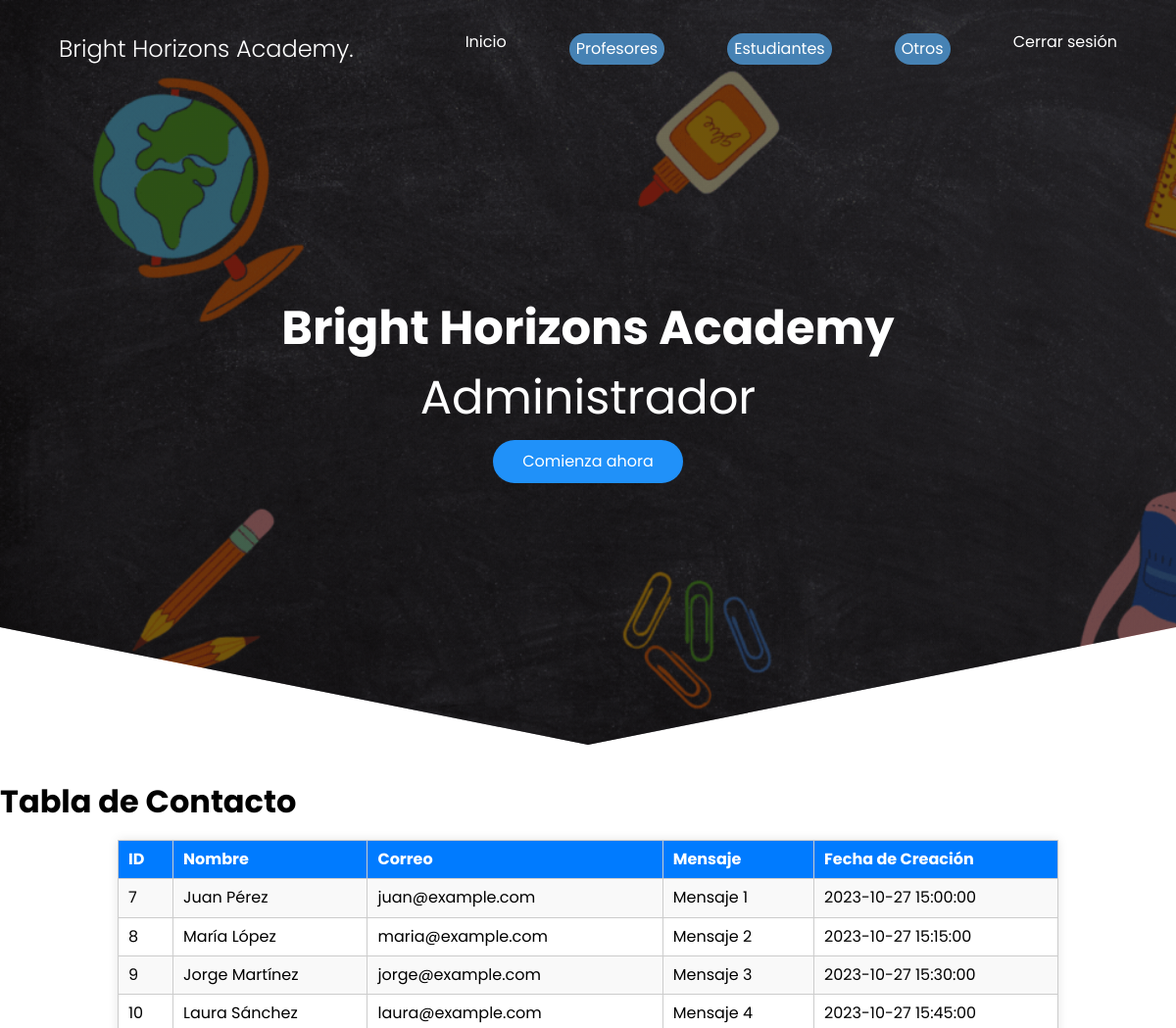
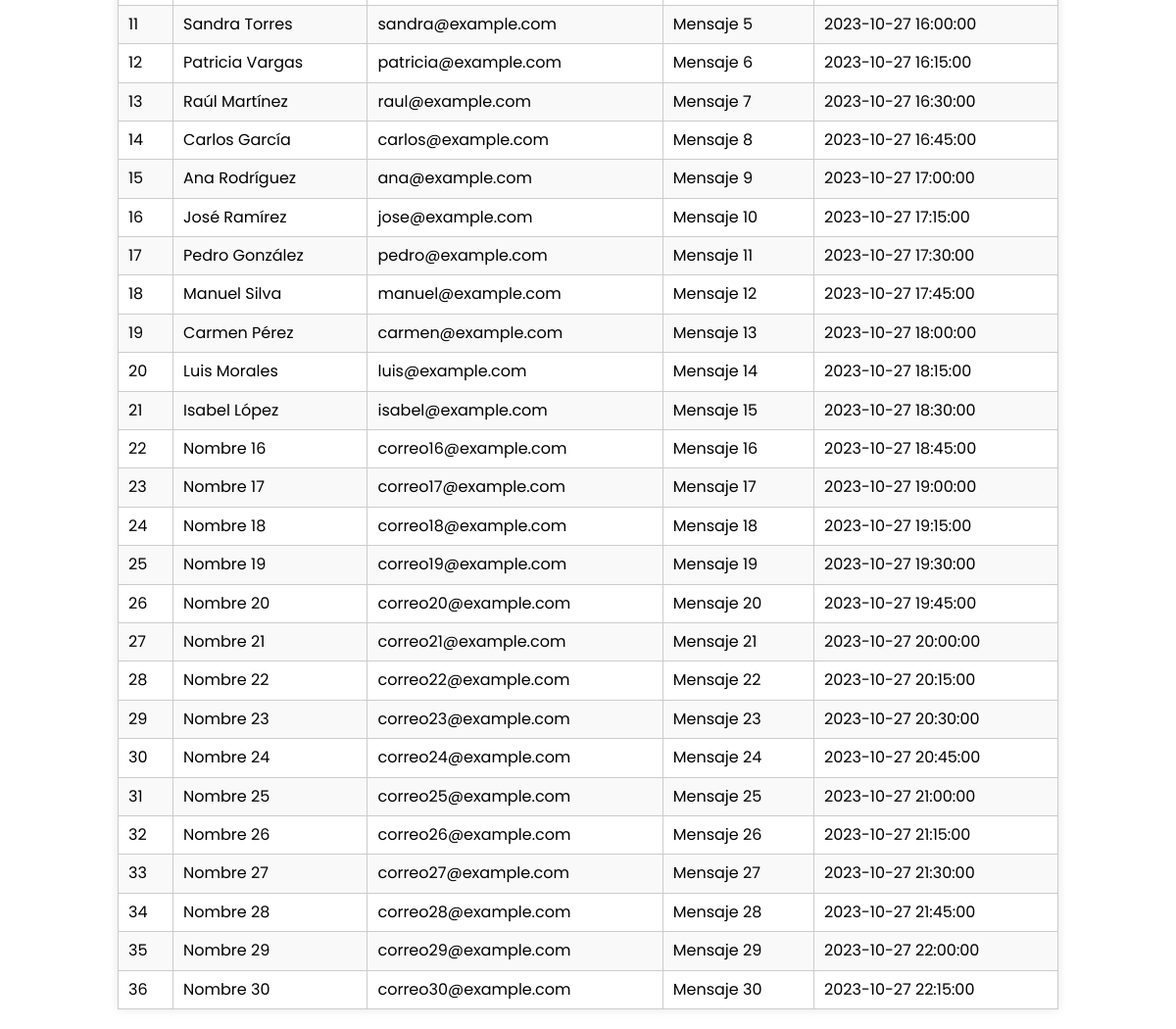
Screenshot of /view/comentario.php (signed in) with the database file from the repository (2 pictures, top to bottom).
### tables this page shows
CREATE TABLE IF NOT EXISTS `tabla_contacto` (
  `id` int NOT NULL AUTO_INCREMENT,
  `nombre` varchar(100) NOT NULL,
  `correo` varchar(100) NOT NULL,
  `mensaje` text NOT NULL,
  `fecha_creacion` timestamp NOT NULL DEFAULT CURRENT_TIMESTAMP,
  PRIMARY KEY (`id`)
);

### view/comentario.php (the view, shortened to what this page needs)
<?php
require_once '../models/conexionbiblio.php';
$sql = "SELECT * FROM tabla_contacto";
$result = $conn->query($sql);
?>
<!DOCTYPE html>
<html lang="es">
<head>
    <link rel="stylesheet" href="../resources/css/style.css">
    <link rel="stylesheet" href="../resources/css/normalize.css">
    <link rel="stylesheet" href="../resources/css/style2.css">
    <link rel="stylesheet" type="text/css" href="../resources/css/comentariosadmin.css">
</head>
<body>
    <header class="hero">
        <nav class="nav container">
            <div class="nav__logo">
                <h2 class="nav__title">Bright Horizons Academy.</h2>
            </div>
            <ul class="nav__link nav__link--menu">
                <li class="nav__items">
                    <a href="admin.php" class="nav__links">Inicio</a>
                </li>
                <li class="option">
                    <a><button class="nav__dropdown-toggle">Profesores</button></a>
                </li>
                <li class="option">
                    <a><button class="nav__dropdown-toggle2">Estudiantes</button></a>
                </li>
                <li class="option">
                    <a><button class="nav__dropdown-toggle3">Otros</button></a>
                </li>
                <li class="nav__items">
                    <a href="login.html" class="nav__links">Cerrar sesión</a>
                </li>
            </ul>
        </nav>
        <section class="hero__container container">
            <h1 class="hero__title">Bright Horizons Academy</h1>
            <p class="hero__title">Administrador</p>
            <a href="#" class="cta">Comienza ahora</a>
        </section>
    </header>
    <h1>Tabla de Contacto</h1>
    <table class="tabla-contacto">
        <tr>
            <th>ID</th>
            <th>Nombre</th>
            <th>Correo</th>
            <th>Mensaje</th>
            <th>Fecha de Creación</th>
        </tr>
        <?php
        if ($result->num_rows > 0) {
            while ($row = $result->fetch_assoc()) {
                echo "<tr>";
                echo "<td>" . $row["id"] . "</td>";
                echo "<td>" . $row["nombre"] . "</td>";
                echo "<td>" . $row["correo"] . "</td>";
                echo "<td class='mensaje'>" . $row["mensaje"] . "</td>";
                echo "<td>" . $row["fecha_creacion"] . "</td>";
                echo "</tr>";
            }
        } else {
            echo "No se encontraron datos en la tabla.";
        }
        ?>
    </table>
</body>
</html>

### resources/css/style.css (style rules this page uses)
:root { --padding-container: 100px 0; --color-title: #001A49; }
body { font-family: 'Poppins', sans-serif; }
.container { width: 90%; max-width: 1200px; margin: 0 auto; overflow: hidden; padding: var(--padding-container); }
.hero { width: 100%; height: 100vh; min-height: 600px; max-height: 800px; position: relative; display: grid; grid-template-rows: 100px 1fr; color: #fff; }
.hero::before { content: ""; position: absolute; top: 0; left: 0; width: 100%; height: 100%; background-image: linear-gradient(180deg, #0000008c 0%, #0000008c 100%), url('../img/fondohead.gif'); background-size: cover; clip-path: polygon(0 0, 100% 0, 100% 80%, 50% 95%, 0 80%); z-index: -1; }
.nav { --padding-container: 0; height: 100%; display: flex; align-items: center; }
.nav__title { font-weight: 300; }
.nav__link { margin-left: auto; padding: 0; display: flex; gap: 4em; }
.nav__items { list-style: none; text-align: center; }
.option { list-style: none; text-align: justify; }
.nav__links { color: #fff; text-decoration: none; position: relative; }
.nav__links::after { content: ""; position: absolute; bottom: -2px; height: 2px; width: 100%; left: 0; background-color: #ffffff; transition: 0.3s; transition-timing-function: ease-in-out; transform: scaleX(0); }
.nav__dropdown-toggle { border-radius: 16px; border: #ffffff91; background-color: #4682B4; padding: 7px; cursor: pointer; position: relative; }
.nav__dropdown-toggle:before { content:""; position: absolute; top: 0px; left: 0px; width: 0px; height: 100%; background: rgba(255, 255, 255, 0.144); transition: all 1s ease; border-radius: 14px; }
.nav__dropdown-toggle2 { border-radius: 16px; border: #ffffff91; background-color: #4682B4; padding: 7px; cursor: pointer; position: relative; }
.nav__dropdown-toggle2:before { content:""; position: absolute; top: 0px; left: 0px; width: 0px; height: 100%; background: rgba(255, 255, 255, 0.144); transition: all 1s ease; border-radius: 14px; }
.nav__dropdown-toggle3 { border-radius: 16px; border: #ffffff91; background-color: #4682B4; padding: 7px; cursor: pointer; position: relative; }
.nav__dropdown-toggle3:before { content:""; position: absolute; top: 0px; left: 0px; width: 0px; height: 100%; background: rgba(255, 255, 255, 0.144); transition: all 1s ease; border-radius: 14px; }
.hero__container { max-width: 800px; --padding-container: 0; display: grid; grid-auto-rows: max-content; align-content: center; gap: 1em; padding-bottom: 100px; text-align: center; }
.hero__title { color: white; font-size: 3rem; }
.cta { display: inline-block; background-color: #2091F9; justify-self: center; color: #fff; text-decoration: none; padding: 13px 30px; border-radius: 32px; }
table { width: 100%; border-collapse: collapse; margin-bottom: 20px; }
table, th, td { border: 1px solid #ccc; padding: 10px; text-align: left; }
th { background-color: #f2f2f2; color: #333; font-weight: bold; }

### resources/css/style2.css (style rules this page uses)
* { font-family: 'Poppins', sans-serif; }
button { padding: 10px 15px; background-color: #007bff; color: #fff; border: none; border-radius: 5px; cursor: pointer; transition: background-color 0.3s ease; }

### resources/css/comentariosadmin.css (style rules this page uses)
.tabla-contacto { width: 80%; margin: 20px auto; border-collapse: collapse; background-color: #fff; box-shadow: 0 0 10px rgba(0, 0, 0, 0.1); }
.tabla-contacto th, .tabla-contacto td { padding: 10px; border: 1px solid #ccc; }
.tabla-contacto th { background-color: #007BFF; color: #fff; font-weight: bold; }
.tabla-contacto tr:nth-child(even) { background-color: #f9f9f9; }
.tabla-contacto .mensaje { max-height: 100px; overflow-y: auto; word-wrap: break-word; }

### rows the page displays
tabla_contacto: id "7", nombre "Juan Pérez", correo "juan@example.com", mensaje "Mensaje 1", fecha_creacion "2023-10-27 15:00:00"
tabla_contacto: id "8", nombre "María López", correo "maria@example.com", mensaje "Mensaje 2", fecha_creacion "2023-10-27 15:15:00"
tabla_contacto: id "9", nombre "Jorge Martínez", correo "jorge@example.com", mensaje "Mensaje 3", fecha_creacion "2023-10-27 15:30:00"
tabla_contacto: id "10", nombre "Laura Sánchez", correo "laura@example.com", mensaje "Mensaje 4", fecha_creacion "2023-10-27 15:45:00"
tabla_contacto: id "11", nombre "Sandra Torres", correo "sandra@example.com", mensaje "Mensaje 5", fecha_creacion "2023-10-27 16:00:00"
tabla_contacto: id "12", nombre "Patricia Vargas", correo "patricia@example.com", mensaje "Mensaje 6", fecha_creacion "2023-10-27 16:15:00"
tabla_contacto: id "13", nombre "Raúl Martínez", correo "raul@example.com", mensaje "Mensaje 7", fecha_creacion "2023-10-27 16:30:00"
tabla_contacto: id "14", nombre "Carlos García", correo "carlos@example.com", mensaje "Mensaje 8", fecha_creacion "2023-10-27 16:45:00"
tabla_contacto: id "15", nombre "Ana Rodríguez", correo "ana@example.com", mensaje "Mensaje 9", fecha_creacion "2023-10-27 17:00:00"
tabla_contacto: id "16", nombre "José Ramírez", correo "jose@example.com", mensaje "Mensaje 10", fecha_creacion "2023-10-27 17:15:00"
tabla_contacto: id "17", nombre "Pedro González", correo "pedro@example.com", mensaje "Mensaje 11", fecha_creacion "2023-10-27 17:30:00"
tabla_contacto: id "18", nombre "Manuel Silva", correo "manuel@example.com", mensaje "Mensaje 12", fecha_creacion "2023-10-27 17:45:00"
tabla_contacto: id "19", nombre "Carmen Pérez", correo "carmen@example.com", mensaje "Mensaje 13", fecha_creacion "2023-10-27 18:00:00"
tabla_contacto: id "20", nombre "Luis Morales", correo "luis@example.com", mensaje "Mensaje 14", fecha_creacion "2023-10-27 18:15:00"
tabla_contacto: id "21", nombre "Isabel López", correo "isabel@example.com", mensaje "Mensaje 15", fecha_creacion "2023-10-27 18:30:00"
tabla_contacto: id "22", nombre "Nombre 16", correo "correo16@example.com", mensaje "Mensaje 16", fecha_creacion "2023-10-27 18:45:00"
tabla_contacto: id "23", nombre "Nombre 17", correo "correo17@example.com", mensaje "Mensaje 17", fecha_creacion "2023-10-27 19:00:00"
tabla_contacto: id "24", nombre "Nombre 18", correo "correo18@example.com", mensaje "Mensaje 18", fecha_creacion "2023-10-27 19:15:00"
tabla_contacto: id "25", nombre "Nombre 19", correo "correo19@example.com", mensaje "Mensaje 19", fecha_creacion "2023-10-27 19:30:00"
tabla_contacto: id "26", nombre "Nombre 20", correo "correo20@example.com", mensaje "Mensaje 20", fecha_creacion "2023-10-27 19:45:00"
tabla_contacto: id "27", nombre "Nombre 21", correo "correo21@example.com", mensaje "Mensaje 21", fecha_creacion "2023-10-27 20:00:00"
tabla_contacto: id "28", nombre "Nombre 22", correo "correo22@example.com", mensaje "Mensaje 22", fecha_creacion "2023-10-27 20:15:00"
tabla_contacto: id "29", nombre "Nombre 23", correo "correo23@example.com", mensaje "Mensaje 23", fecha_creacion "2023-10-27 20:30:00"
tabla_contacto: id "30", nombre "Nombre 24", correo "correo24@example.com", mensaje "Mensaje 24", fecha_creacion "2023-10-27 20:45:00"
tabla_contacto: id "31", nombre "Nombre 25", correo "correo25@example.com", mensaje "Mensaje 25", fecha_creacion "2023-10-27 21:00:00"
tabla_contacto: id "32", nombre "Nombre 26", correo "correo26@example.com", mensaje "Mensaje 26", fecha_creacion "2023-10-27 21:15:00"
tabla_contacto: id "33", nombre "Nombre 27", correo "correo27@example.com", mensaje "Mensaje 27", fecha_creacion "2023-10-27 21:30:00"
tabla_contacto: id "34", nombre "Nombre 28", correo "correo28@example.com", mensaje "Mensaje 28", fecha_creacion "2023-10-27 21:45:00"
tabla_contacto: id "35", nombre "Nombre 29", correo "correo29@example.com", mensaje "Mensaje 29", fecha_creacion "2023-10-27 22:00:00"
tabla_contacto: id "36", nombre "Nombre 30", correo "correo30@example.com", mensaje "Mensaje 30", fecha_creacion "2023-10-27 22:15:00"
